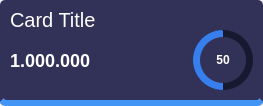
<?xml version="1.0" encoding="UTF-8"?>
<ui version="4.0">
 <class>CardComponent</class>
 <widget class="QWidget" name="CardComponent">
  <property name="geometry">
   <rect>
    <x>0</x>
    <y>0</y>
    <width>263</width>
    <height>104</height>
   </rect>
  </property>
  <property name="windowTitle">
   <string>Form</string>
  </property>
  <property name="styleSheet">
   <string notr="true">QFrame#frame{
	background-color: #323258;
	border-radius: 5px;
}

QFrame#card_frame_svg{
	background-color: #A16EFF;
	border-radius: 10px;
}

QLabel#card_title{
	font-size: 15pt;
	color: white;
}

QPushButton#card_button{
	background-color: qlineargradient(spread:pad, x1:0, y1:1, x2:1, y2:0, stop:0 #B18AFF, stop:1 #A16FFF);
	border-radius: 10px;
	font-size: 16px;
	font-weight: bold;
}

QPushButton#card_button::hover{
	background-color: qlineargradient(spread:pad, x1:0, y1:1, x2:1, y2:0, stop:0 #D3BCFF, stop:1 #B18AFE);
}

QFrame#circular_background{
	background-color: rgb(21, 26, 48);
	border-radius: 30px;
}

QFrame#main_frame{
	background-color: rgb(50, 50, 88);
	border-radius: 23px;
}

QLabel#card_value{
	color: white;
	font-weight: bold;
	font-size: 18px;
}</string>
  </property>
  <layout class="QHBoxLayout" name="horizontalLayout">
   <property name="spacing">
    <number>0</number>
   </property>
   <property name="leftMargin">
    <number>0</number>
   </property>
   <property name="topMargin">
    <number>0</number>
   </property>
   <property name="rightMargin">
    <number>0</number>
   </property>
   <property name="bottomMargin">
    <number>0</number>
   </property>
   <item>
    <widget class="QFrame" name="frame">
     <property name="styleSheet">
      <string notr="true">QFrame#frame{
	border-bottom: 6px solid rgb(66, 148, 245);
}
</string>
     </property>
     <property name="frameShape">
      <enum>QFrame::StyledPanel</enum>
     </property>
     <property name="frameShadow">
      <enum>QFrame::Raised</enum>
     </property>
     <layout class="QVBoxLayout" name="verticalLayout">
      <property name="spacing">
       <number>0</number>
      </property>
      <property name="leftMargin">
       <number>10</number>
      </property>
      <property name="topMargin">
       <number>10</number>
      </property>
      <property name="rightMargin">
       <number>10</number>
      </property>
      <property name="bottomMargin">
       <number>10</number>
      </property>
      <item>
       <widget class="QLabel" name="card_title">
        <property name="maximumSize">
         <size>
          <width>16777215</width>
          <height>20</height>
         </size>
        </property>
        <property name="text">
         <string>Card Title</string>
        </property>
       </widget>
      </item>
      <item>
       <widget class="QFrame" name="frame_2">
        <property name="frameShape">
         <enum>QFrame::NoFrame</enum>
        </property>
        <property name="frameShadow">
         <enum>QFrame::Raised</enum>
        </property>
        <layout class="QHBoxLayout" name="horizontalLayout_2">
         <property name="spacing">
          <number>0</number>
         </property>
         <property name="leftMargin">
          <number>0</number>
         </property>
         <property name="topMargin">
          <number>0</number>
         </property>
         <property name="rightMargin">
          <number>0</number>
         </property>
         <property name="bottomMargin">
          <number>0</number>
         </property>
         <item>
          <widget class="QLabel" name="card_value">
           <property name="text">
            <string>1.000.000</string>
           </property>
          </widget>
         </item>
         <item>
          <widget class="QFrame" name="circular_background">
           <property name="minimumSize">
            <size>
             <width>60</width>
             <height>60</height>
            </size>
           </property>
           <property name="maximumSize">
            <size>
             <width>60</width>
             <height>60</height>
            </size>
           </property>
           <property name="frameShape">
            <enum>QFrame::NoFrame</enum>
           </property>
           <property name="frameShadow">
            <enum>QFrame::Raised</enum>
           </property>
           <layout class="QVBoxLayout" name="verticalLayout_2">
            <property name="spacing">
             <number>0</number>
            </property>
            <property name="leftMargin">
             <number>0</number>
            </property>
            <property name="topMargin">
             <number>0</number>
            </property>
            <property name="rightMargin">
             <number>0</number>
            </property>
            <property name="bottomMargin">
             <number>0</number>
            </property>
            <item>
             <widget class="QFrame" name="circular_prog">
              <property name="styleSheet">
               <string notr="true">QFrame#circular_prog{
	background-color: qconicalgradient(cx:0.5, cy:0.5, angle:271, stop:0.499 rgba(57, 127, 236, 0), stop:0.5 rgba(56, 127, 238, 255));
	border-radius: 30px;
}</string>
              </property>
              <property name="frameShape">
               <enum>QFrame::NoFrame</enum>
              </property>
              <property name="frameShadow">
               <enum>QFrame::Raised</enum>
              </property>
              <layout class="QVBoxLayout" name="verticalLayout_3">
               <property name="spacing">
                <number>0</number>
               </property>
               <property name="leftMargin">
                <number>7</number>
               </property>
               <property name="topMargin">
                <number>7</number>
               </property>
               <property name="rightMargin">
                <number>7</number>
               </property>
               <property name="bottomMargin">
                <number>7</number>
               </property>
               <item>
                <widget class="QFrame" name="main_frame">
                 <property name="frameShape">
                  <enum>QFrame::NoFrame</enum>
                 </property>
                 <property name="frameShadow">
                  <enum>QFrame::Raised</enum>
                 </property>
                 <layout class="QVBoxLayout" name="verticalLayout_4">
                  <item>
                   <widget class="QLabel" name="card_percentage">
                    <property name="text">
                     <string>&lt;html&gt;&lt;head/&gt;&lt;body&gt;&lt;p align=&quot;center&quot;&gt;&lt;span style=&quot; font-weight:700; color:#ffffff;&quot;&gt;50&lt;/span&gt;&lt;/p&gt;&lt;/body&gt;&lt;/html&gt;</string>
                    </property>
                   </widget>
                  </item>
                 </layout>
                </widget>
               </item>
              </layout>
             </widget>
            </item>
           </layout>
          </widget>
         </item>
        </layout>
       </widget>
      </item>
     </layout>
    </widget>
   </item>
  </layout>
 </widget>
 <resources/>
 <connections/>
</ui>
